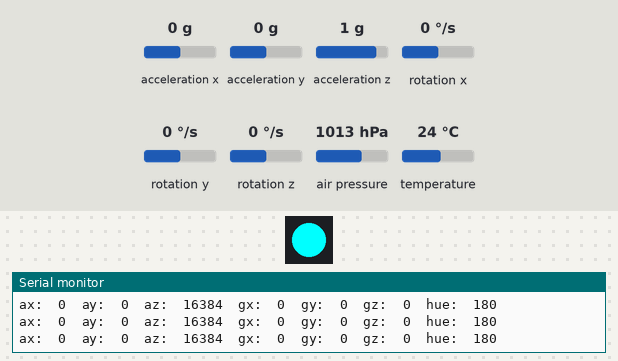
Simulated run of this sketch. Board: Arduino Uno, built with avr-gcc and run on an emulated ATmega328P. On the bench: 1 RGB LEDs in strip order, left to right, the last lines printed to the serial monitor. The test bench sets the inputs (shaded band); at power-on: acceleration y 0 g, acceleration x 0 g, acceleration z 1 g, rotation x 0 °/s, rotation y 0 °/s, rotation z 0 °/s, air pressure 1013 hPa, temperature 24 °C. Storage starts empty.

Above: at 1.3 s.
1.4 s: acceleration y set to -1.4 g
At 1.9 s:
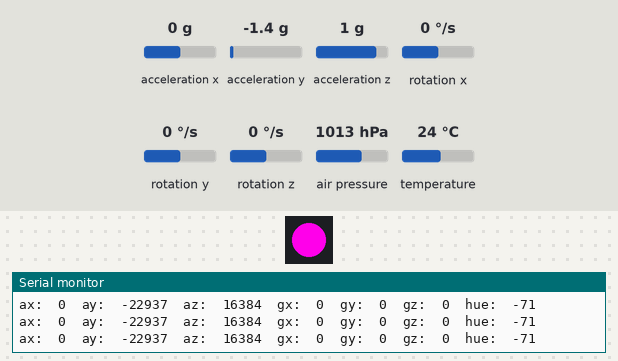
2.9 s: acceleration y set to -0.8 g
At 3.8 s:
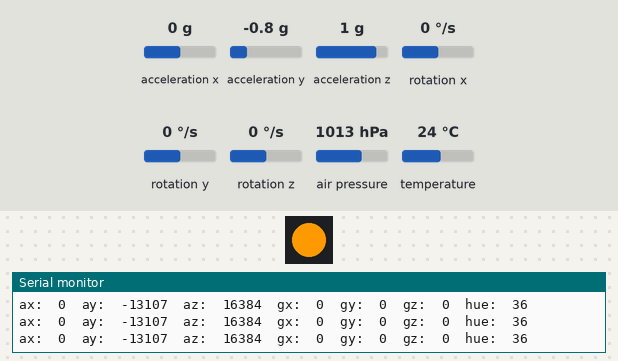
4.4 s: acceleration y set to 0.8 g
At 5.4 s:
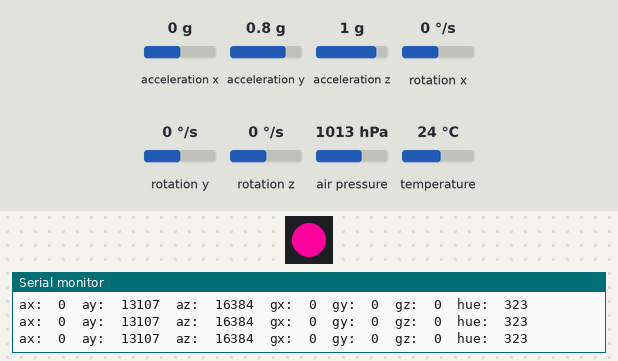
5.9 s: acceleration y set to 1.4 g
At 7.2 s:
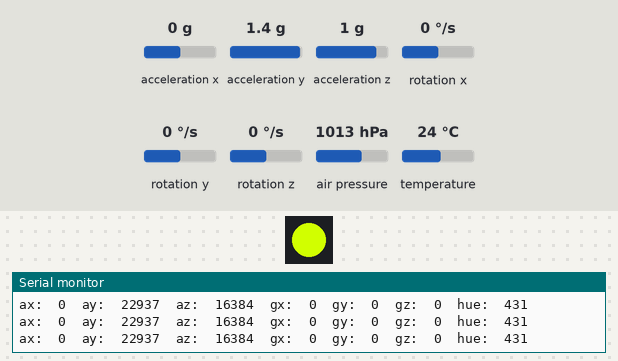
Timing chart, 0 to 8.4 s (numbered marks = the images above; inputs shaded):
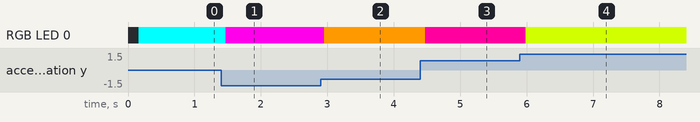

The sketch:

Test_Code.ino
```cpp
#include "I2Cdev.h"
#include "MPU6050.h"

#include <SPI.h>
#include <SD.h>

#include <PololuLedStrip.h>

#ifdef __AVR__
  #include <avr/power.h>
#endif

#include <Adafruit_BMP085.h>

//BMP Variables
Adafruit_BMP085 altimeter;
float temp, alt;
int32_t pressure;

#if I2CDEV_IMPLEMENTATION == I2CDEV_ARDUINO_WIRE
    #include "Wire.h"
#endif

//MPU6050 Variables
MPU6050 accelgyro;
int16_t ax, ay, az;   //the raw acc values for each axis
int16_t gx, gy, gz;   //the raw rotation rate values for each axis

//SD card variables
#define CS 2

//RBF Variables
#define RBF 4

//LED Variables
#define LED_PIN 3
#define NUMPIXELS 1
PololuLedStrip<LED_PIN> LED;
rgb_color LEDcolor[NUMPIXELS];

// Converts a color from HSV to RGB.
// h is hue, as a number between 0 and 360.
// s is the saturation, as a number between 0 and 255.
// v is the value, as a number between 0 and 255.
rgb_color hsvToRgb(uint16_t h, uint8_t s, uint8_t v)
{
    uint8_t f = (h % 60) * 255 / 60;
    uint8_t p = (255 - s) * (uint16_t)v / 255;
    uint8_t q = (255 - f * (uint16_t)s / 255) * (uint16_t)v / 255;
    uint8_t t = (255 - (255 - f) * (uint16_t)s / 255) * (uint16_t)v / 255;
    uint8_t r = 0, g = 0, b = 0;
    switch((h / 60) % 6){
        case 0: r = v; g = t; b = p; break;
        case 1: r = q; g = v; b = p; break;
        case 2: r = p; g = v; b = t; break;
        case 3: r = p; g = q; b = v; break;
        case 4: r = t; g = p; b = v; break;
        case 5: r = v; g = p; b = q; break;
    }
    return (rgb_color){r, g, b};
}

void setup()
{
  //Initialize I2C communication
    #if I2CDEV_IMPLEMENTATION == I2CDEV_ARDUINO_WIRE
        Wire.begin();
    #elif I2CDEV_IMPLEMENTATION == I2CDEV_BUILTIN_FASTWIRE
        Fastwire::setup(400, true);
    #endif

    Serial.begin(9600);

    //Initialize MPU6050
    Serial.println("Initializing MPU6050...");
    accelgyro.initialize();
    Serial.print("Testing MPU6050 connection...");
    if (accelgyro.testConnection()) {
      Serial.println("success!");
    } else {
      Serial.println("fail :(");
      while(1);
    }
    accelgyro.setFullScaleAccelRange(MPU6050_ACCEL_FS_2);   //set the range to +/-2g
                                                            //other possible ranges:
                                                            //MPU6050_ACCEL_FS_2     +/-2g
                                                            //MPU6050_ACCEL_FS_4     +/-4g
                                                            //MPU6050_ACCEL_FS_8     +/-8g
                                                            //MPU6050_ACCEL_FS_16    +/-16g

    accelgyro.setFullScaleGyroRange(MPU6050_GYRO_FS_250);   //set the range to +/-2g
                                                            //other possible ranges:
                                                            //MPU6050_GYRO_FS_250     +/-250deg/s
                                                            //MPU6050_GYRO_FS_500     +/-500deg/s
                                                            //MPU6050_GYRO_FS_1000    +/-1000deg/s
                                                            //MPU6050_GYRO_FS_2000    +/-2000deg/s


    //Initialize BMP
    Serial.println("Initializing BMP280...");
    if (altimeter.begin()) {
      Serial.println("success!");
    } else {
      Serial.println("fail :(");
      while(1);
    }

    //Initialize SD card
    pinMode(CS, OUTPUT);
    Serial.println("Initializing SD card...");
    if (SD.begin(CS)) {
      Serial.println("success!");
    } else {
      Serial.println("fail :(");
      while(1);
    }

    //Test SD card write
    Serial.println("Testing SD card write...");
    File dataFile = SD.open("testfile.txt", FILE_WRITE);
    if (dataFile) {
      dataFile.println("test text");
      dataFile.close();
      Serial.println("success!");
    } else {
      Serial.println("fail :(");
      while(1);
    }
}

int hue = 0;

void loop()
{
  //read accelerometer and gyro values
  accelgyro.getMotion6(&ax, &ay, &az, &gx, &gy, &gz);
  Serial.print(  "ax:\t"); Serial.print(ax);
  Serial.print("\tay:\t"); Serial.print(ay);
  Serial.print("\taz:\t"); Serial.print(az);
  Serial.print("\tgx:\t"); Serial.print(gx);
  Serial.print("\tgy:\t"); Serial.print(gy);
  Serial.print("\tgz:\t"); Serial.print(gz);
  Serial.print("\thue:\t"); Serial.print(hue);
  Serial.println();

  //read temperature pressure and altitude
  temp = altimeter.readTemperature();
  pressure = altimeter.readPressure();
  alt = altimeter.readAltitude();

  hue = map(ay, -16384, 16384, 0, 360);
  LEDcolor[0] = hsvToRgb(hue, 255, 255);
  LED.write(LEDcolor, NUMPIXELS);
}
```

Measured:
- after the input at 1.4 s, RGB LED 0: RGB(0, 255, 255) → RGB(255, 0, 234) after 0.07 s
- after the input at 2.9 s, RGB LED 0: RGB(255, 0, 234) → RGB(255, 153, 0) after 0.06 s
- after the input at 4.4 s, RGB LED 0: RGB(255, 153, 0) → RGB(255, 0, 158) after 0.07 s
- after the input at 5.9 s, RGB LED 0: RGB(255, 0, 158) → RGB(209, 255, 0) after 0.09 s
